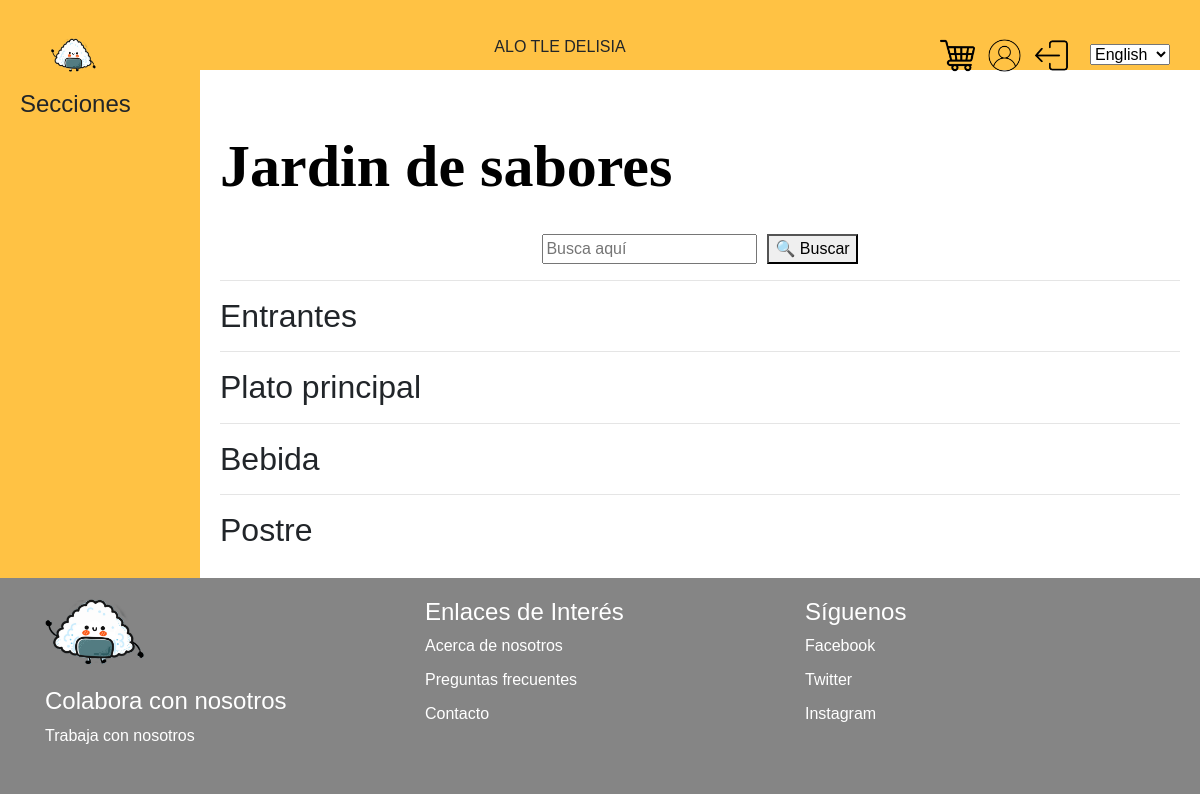
The app's page /JardinDeSabores, older data.
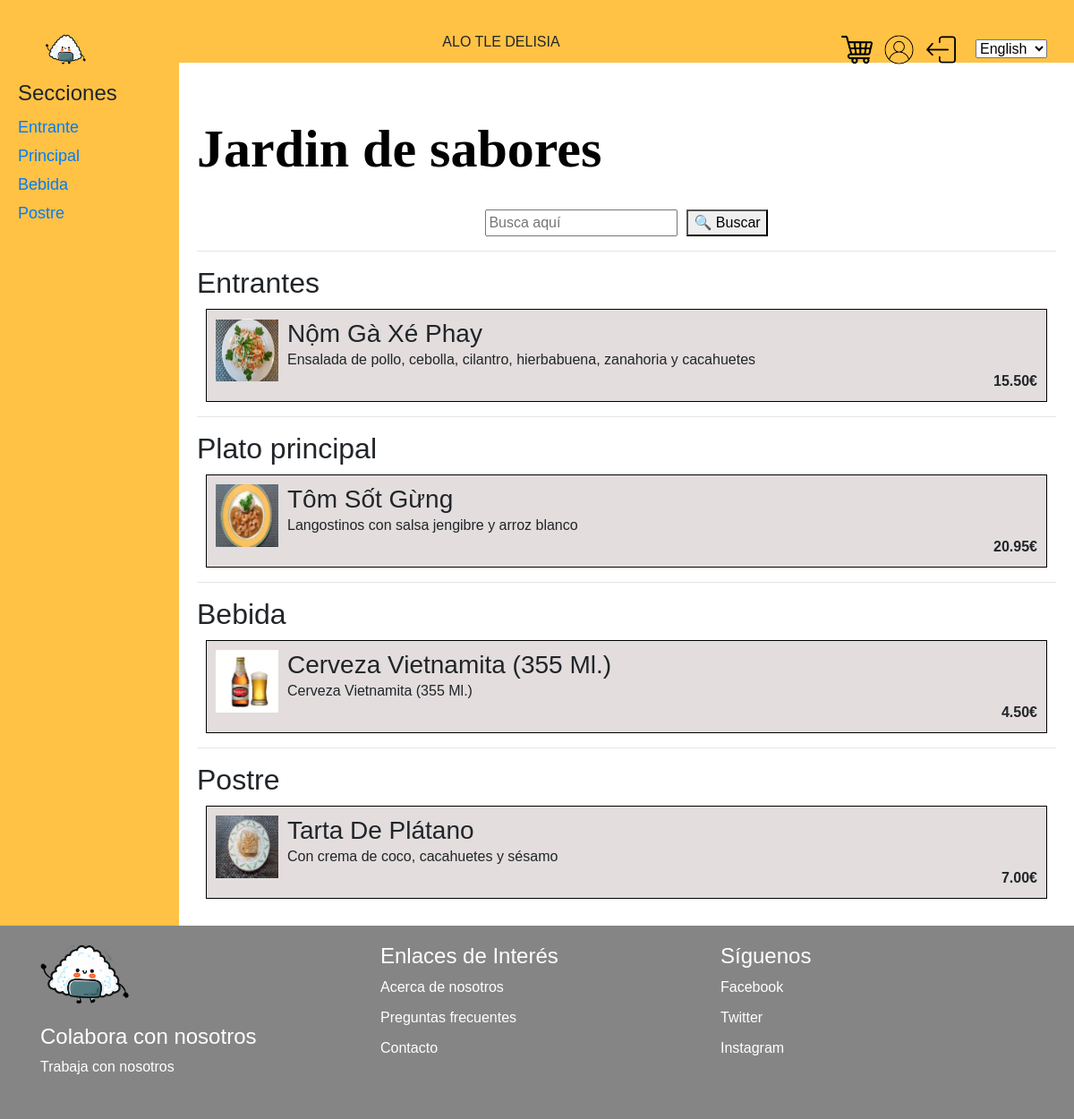
The same page, newer data.
### myapp/models.py (models this page shows)
class TipoProducto(models.Model):
    idTipoProducto = models.AutoField(primary_key=True)
    nombre = models.CharField(max_length=255)
    descripcion=models.TextField()
    idRestaurante = models.ForeignKey(Restaurante, on_delete=models.CASCADE)

class Producto(models.Model):
    idProducto = models.AutoField(primary_key=True)
    nombre = models.CharField(max_length=255)
    descripcionProducto = models.TextField()
    precio = models.DecimalField(max_digits=10, decimal_places=2)
    idTipoProducto = models.ForeignKey(TipoProducto, on_delete=models.CASCADE)
    idRestaurante = models.ForeignKey('Restaurante', on_delete=models.CASCADE)

### myapp/views.py (the view)
# urls.py: path('JardinDeSabores', jardinDeSabores, name ='JardinDeSabores'),
def jardinDeSabores (request):
    productosTipo1 = Producto.objects.filter(idRestaurante=5, idTipoProducto=46)
    productosTipo3 = Producto.objects.filter(idRestaurante=5, idTipoProducto=47)
    productosTipo4 = Producto.objects.filter(idRestaurante=5, idTipoProducto=48)
    productosTipo5 = Producto.objects.filter(idRestaurante=5, idTipoProducto=49)
    categorias=TipoProducto.objects.filter(idRestaurante=5)
    context = {
        'productosTipo1': productosTipo1,
        'productosTipo3': productosTipo3,
        'productosTipo4': productosTipo4,
        'productosTipo5': productosTipo5,
        'categorias': categorias
    }
    return render(request, 'myapp/jardinDeSabores.html', context)

### myapp/templates/myapp/jardinDeSabores.html
{% extends 'base.html' %}
{% block content %}
    {% load static %}
    <link rel="stylesheet" href="{% static 'css/stylePrincipal.css' %}">
    <link rel="stylesheet" href="{% static 'css/sushiDonosti.css' %}">
    <div class="wrapper">
        <aside class="lado">
            <h2>Secciones</h2>
            <ul>
                {% for categoria in categorias %}
                <li><a href=#{{categoria.nombre}}>{{categoria.nombre}}</a></li>
                {%endfor%}
            </ul>
        </aside>
        <div class="main">
            <div class="primerBloque">
                <h1>Jardin de sabores</h1>
                <br>
                <div class="buscador">
                    <input type="text" class="buscar" placeholder="Busca aquí">
                    <button class="search-button">&#128269; Buscar</button>
                </div>
            </div>
            <hr>
            <div class="productos">
                <div id="Entrante">
                <h2>Entrantes</h2>
                {% for producto in productosTipo1 %}
                    <div class="sushiBox">
                        <img src="{% static 'imagenes/' %}{{ producto.nombre|lower }}.png" alt="{{ producto.nombre }}" style="width: 70px; height: 70px;">
                        <div class="contenido-producto">
                            <h3>{{ producto.nombre }}</h3>
                            <p>{{ producto.descripcionProducto }}</p>
                            <p class="precio"><strong>{{ producto.precio }}€</strong></p>
                        </div>
                    </div>
                {% endfor %}
                </div>
                <hr>
                <div id="Principal">
                <h2>Plato principal</h2>
                {% for producto in productosTipo3 %}
                    <div class="sushiBox">
                        <img src="{% static 'imagenes/' %}{{ producto.nombre|lower }}.png" alt="{{ producto.nombre }}" style="width: 70px; height: 70px;">
                        <div class="contenido-producto">
                            <h3>{{ producto.nombre }}</h3>
                            <p>{{ producto.descripcionProducto }}</p>
                            <p class="precio"><strong>{{ producto.precio }}€</strong></p>
                        </div>
                    </div>
                {% endfor %}
                </div>
                <hr>
                <div id="Bebida">
                <h2>Bebida</h2>
                {% for producto in productosTipo4 %}
                    <div class="sushiBox">
                        <img src="{% static 'imagenes/' %}{{ producto.nombre|lower }}.png" alt="{{ producto.nombre }}" style="width: 70px; height: 70px;">
                        <div class="contenido-producto">
                            <h3>{{ producto.nombre }}</h3>
                            <p>{{ producto.descripcionProducto }}</p>
                            <p class="precio"><strong>{{ producto.precio }}€</strong></p>
                        </div>
                    </div>
                {% endfor %}
                </div>
                <hr>
                <div id="Postre">
                    <h2>Postre</h2>
                    {% for producto in productosTipo5 %}
                        <div class="sushiBox">
                            <img src="{% static 'imagenes/' %}{{ producto.nombre|lower }}.png" alt="{{ producto.nombre }}" style="width: 70px; height: 70px;">
                            <div class="contenido-producto">
                                <h3>{{ producto.nombre }}</h3>
                                <p>{{ producto.descripcionProducto }}</p>
                                <p class="precio"><strong>{{ producto.precio }}€</strong></p>
                            </div>
                        </div>
                    {% endfor %}
                    </div>
            </div>
        </div>
    </div>
{% endblock %}

Row changes from the older to the newer data that the page shows:
added TipoProducto: nombre "Entrante"
added TipoProducto: nombre "Principal"
added TipoProducto: nombre "Bebida"
added TipoProducto: nombre "Postre"
added Producto: nombre "Nộm Gà Xé Phay", descripcionProducto "Ensalada de pollo, cebolla, cilantro, hierbabuena, zanahoria y cacahuetes", precio "15.50", shown under "Entrantes"
added Producto: nombre "Tôm Sốt Gừng", descripcionProducto "Langostinos con salsa jengibre y arroz blanco", precio "20.95", shown under "Plato principal"
added Producto: nombre "Cerveza Vietnamita (355 Ml.)", descripcionProducto "Cerveza Vietnamita (355 Ml.)", precio "4.50", shown under "Bebida"
added Producto: nombre "Tarta De Plátano", descripcionProducto "Con crema de coco, cacahuetes y sésamo", precio "7.00", shown under "Postre"
